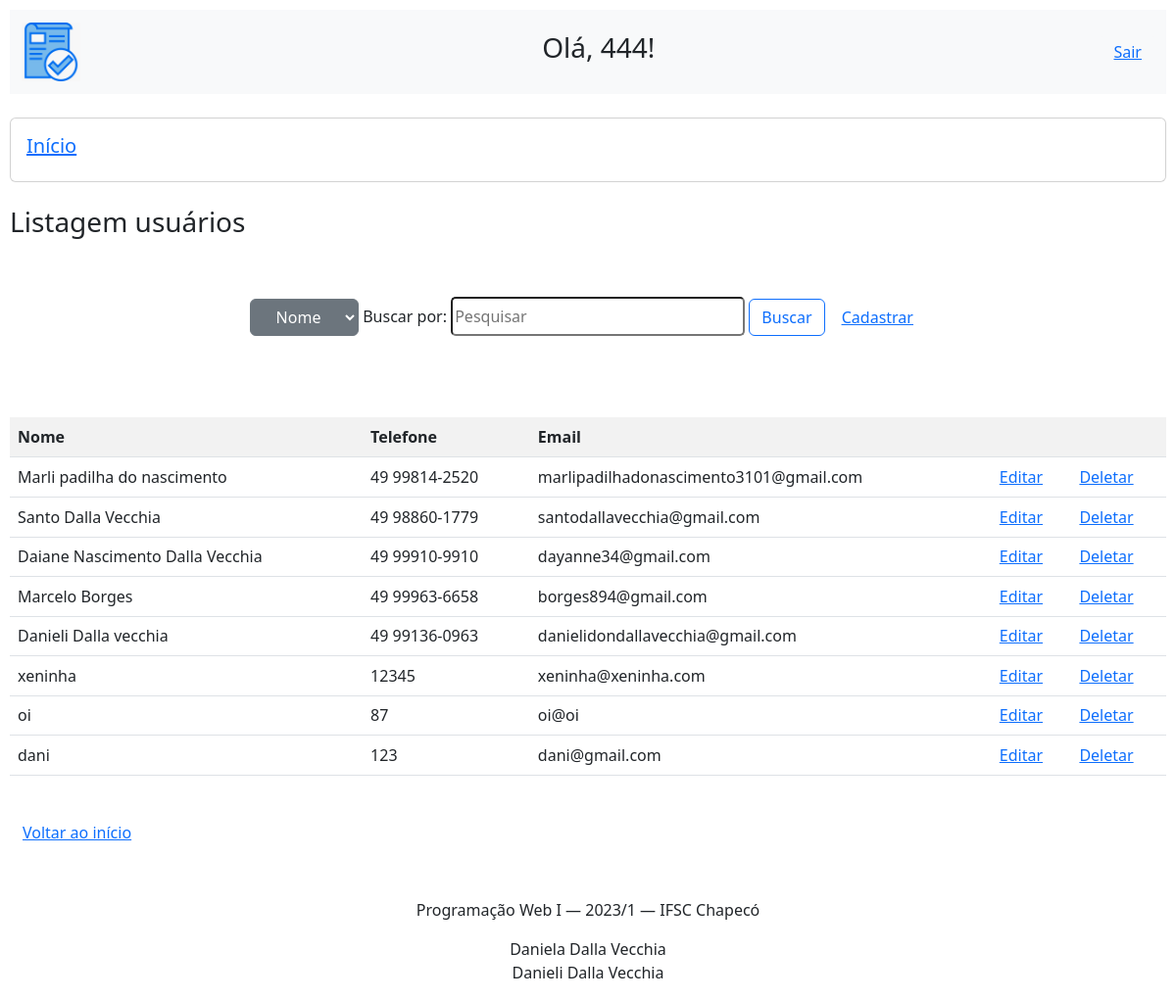
/view/ContatoList.php (signed in), run on the app's committed database.
### tables this page shows
CREATE TABLE IF NOT EXISTS `usuario` (
  `id` int NOT NULL AUTO_INCREMENT,
  `nome` varchar(100) NOT NULL,
  `telefone` varchar(20) NOT NULL,
  `email` varchar(100) NOT NULL,
  `login` varchar(20) NOT NULL,
  `senha` varchar(150) NOT NULL,
  PRIMARY KEY (`id`),
  UNIQUE KEY `login` (`login`)
);

### model/BD.class.php (called while the page is built, shortened)
<?php
class BD
{
    private $host = "localhost";
    private $dbname = "db_aula";
    private $port = 3306;
    private $usuario = "root";
    private $senha = "";
    private $db_charset = "utf8";
    public function conn()
    {
        $conn = "mysql:host=$this->host;dbname=$this->dbname;port=$this->port";
        return new PDO(
            $conn,
            $this->usuario,
            $this->senha,
            [PDO::MYSQL_ATTR_INIT_COMMAND => "SET NAMES " . $this->db_charset]
        );
    }
    public function select($nome_tabela)
    {
        $conn = $this->conn();
        $sql = "SELECT * FROM $nome_tabela;";
        $st = $conn->prepare($sql);
        $st->execute();
        return $st->fetchAll(PDO::FETCH_CLASS);
    }
}

### controller/ContatoController.php (called while the page is built, shortened)
<?php
include "../model/BD.class.php";
class ContatoController {
    private $model;
    private $table = "usuario";
    public function __construct(){
        $this->model = new BD();
    }
    public function carregar(){
       return $this->model->select($this->table);
    }
}

### view/ContatoList.php (the view, shortened to what this page needs)
<?php
include '../controller/ContatoController.php';
include "base/header.php";
$contato = new ContatoController();
if (!empty($_POST)) {
    $load = $contato->pesquisar($_POST);
} else {
    $load = $contato->carregar();
}
?>
<h3>Listagem usuários</h3>
<form action="ContatoList.php" method="post" class="forms">
    <select name="campo" class="btn btn-secondary dropdown-toggle">
        <option value="nome">Nome</option>
    </select>
    <label class="form-floating">   Buscar por: </label>
        <input type="text" name="valor" placeholder="Pesquisar" style="width: 300px; height: 40px; border-radius: 5px; border-color: light-gray;"/>
        <button type="submit" class="btn btn-outline-primary">Buscar</button>
        <button class="btn btn-link"><a href="PacienteForm.php">Cadastrar</a></button>
    <br>
    <br>
</form>
<table class="table table-striped table-hover">
    <tr>
        <th>Nome</th>
        <th>Telefone</th>
        <th>Email</th>
        <th></th>
        <th></th>
    </tr>
    <?php
    foreach ($load as $item) {
        echo "<tr>";
        echo "<td>" . $item->nome . "</td>";
        echo "<td>" . $item->telefone . "</td>";
        echo "<td>" . $item->email . "</td>";
        echo "<td><a href='ContatoForm.php?id=$item->id'>Editar</a></td>";
        echo "<td><a onclick='return confirm(\"Deseja Excluir? \")' href='ContatoList.php?id=$item->id'>Deletar</a></td>";
        echo "<tr>";
    }
    ?>
</table>
<br>
<button class="btn btn-link"><a href="base/main.php">Voltar ao início</a></button> <br>
<?php
include "base/rodape.php";

### view/base/header.php (shortened to what this page needs)
<!DOCTYPE html>
<html lang="en">
<head>
    <link href="../../css/style.css" rel="stylesheet">
    <link href="https://cdn.jsdelivr.net/npm/bootstrap@5.3.0/dist/css/bootstrap.min.css" rel="stylesheet">
</head>
<body>
    <?php
    $login = !empty($_SESSION['nome']) ? $_SESSION['login'] : "";
    $url_projeto = "http://" . $_SERVER['HTTP_HOST'] . DIRECTORY_SEPARATOR;
    ?>
<nav class="navbar bg-body-tertiary">
  <div class="container-fluid">
    <a class="navbar-brand">
    <img src="./imagens/logo.png" alt="Logo" style="width: 60px;">   </a>
    <h3>Olá, <?php echo $login  ?></b>!</h3>
    <button class="btn btn-light"><a href="<?php echo $url_projeto ?>index.php">Sair</a></button>
</div>
</nav>
<br>
<div class="card">
  <div class="card-body">
    <h5><a href="<?php echo $url_projeto ?>view/base/main.php">Início</a></h5>
  </div>
</div>
<br>

### view/base/rodape.php (shortened to what this page needs)
<br><br>
<div class="container text-center">
  <div class="row">
    <footer>
        <nav>
            <p>Programação Web I — 2023/1 — IFSC Chapecó</p>
            <p>Daniela Dalla Vecchia<br>Danieli Dalla Vecchia</p>
        </nav>
    </footer>
  </div>
</div>
</body>
</html>

### css/style.css (style rules this page uses)
html { height: 100%; width: 100%; padding: 10px; }
form { margin-left: 15%; margin-right: 15%; margin-bottom: 5%; margin-top: 5%; }
.forms { text-align: center; }

### data on the page
usuario: nome "Marli padilha do nascimento", telefone "49 99814-2520", email "marlipadilhadonascimento3101@gmail.com"
usuario: nome "Santo Dalla Vecchia", telefone "49 98860-1779", email "santodallavecchia@gmail.com"
usuario: nome "Daiane Nascimento Dalla Vecchia", telefone "49 99910-9910", email "dayanne34@gmail.com"
usuario: nome "Marcelo Borges", telefone "49 99963-6658", email "borges894@gmail.com"
usuario: nome "Danieli Dalla vecchia", telefone "49 99136-0963", email "danielidondallavecchia@gmail.com"
usuario: nome "xeninha", telefone "12345", email "xeninha@xeninha.com"
usuario: nome "oi", telefone "87", email "oi@oi"
usuario: nome "dani", telefone "123", email "dani@gmail.com"

### other printed values
$login "444"
